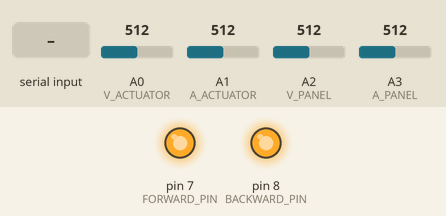
Bench run of a sketch on a simulated Arduino Uno, built with avr-gcc and run on an emulated ATmega328P. On the bench: output pins drawn as LEDs (lit = HIGH). The inputs (shaded band) are chosen by the test bench; at power-on: A0 (V_ACTUATOR) = 512, A1 (A_ACTUATOR) = 512, A2 (V_PANEL) = 512, A3 (A_PANEL) = 512. What the sketch prints to the serial monitor is not drawn.

Above: at 1.2 s.
1.3 s: "FW" received over Serial
At 3.0 s:
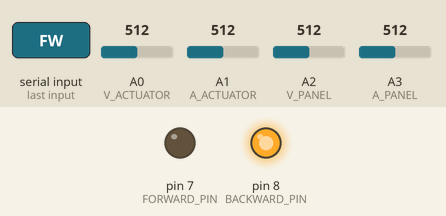
Timing chart, 0 to 5.8 s (numbered marks = the images above; inputs shaded):
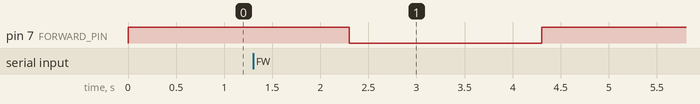

Measured:
- after the input at 1.3 s, pin 7 (FORWARD_PIN): HIGH → LOW after 1.0 s, → HIGH 2.0 s later

The sketch:

arduino_controller_2.ino
```cpp
//recieves actions from computer over serial + returns reward

static int FORWARD_PIN = 7;
static int BACKWARD_PIN = 8;

//constants for voltage divider measurement.
//These are measured from the panel voltmeter circuit
const float R1_panel = 1010000.0;
const float R2_panel = 99700.0;
const float R1_actuator = 1023000.0;
const float R2_actuator = 99500.0;
const float VREF = 4.88; //V, technically only valid if using external power source, USB power is ~4.88

float readVoltage; //V
float measuredVoltage; //V
float amps; //A
float power; //W

//analog pins for current reading
const int A_PANEL = A3;
const int V_PANEL = A2;

const int A_ACTUATOR = A1;
const int V_ACTUATOR = A0;


float netEnergyDuringTimestep; //count of net energy collected during this cycle, will be reset on query

float lastPower; //last power reading (difference of panel input - actuator consumption)
float currentPower; //current power reading

//markers to check if moving is happening
bool movingForwards;
bool movingBackwards;
bool nullAction;

//tracking time in milliseconds
unsigned long lastTime;
unsigned long currentTime;

unsigned long actionStartTime; //tracking action duration

static unsigned long actionDuration = 3000; //ms for action duration

String action;

/*
 * Converts analog pin reading to voltage.
 */
float readingToVoltage(float reading){
  return (reading*VREF)/1023;
}

/*
 * Computes voltage reading from voltage divider.
 */
float voltageDivider(float input, boolean actuator){

  if (actuator){
    return (input)*(R1_actuator + R2_actuator)/R2_actuator;
  } else {
    return (input)*(R1_panel + R2_panel)/R2_panel;
  }

}

/*
 * recieving action from serial communication
 * sends current energy count (reward), resets it to zero
 * Checking to avoid action conflicts
 */
void handleIncomingAction(){
  //check if serial is available
  if (Serial.available()){
    action = Serial.readString();
    if (action.equals("FW")){
      if (!movingForwards && !movingBackwards && !nullAction){
        actionStartTime = currentTime;
        movingForwards = true;
        digitalWrite(FORWARD_PIN, LOW);
      }
    } else if (action.equals("BW")){
      if (!movingForwards && !movingBackwards && !nullAction){
        actionStartTime = currentTime;
        movingBackwards = true;
        digitalWrite(BACKWARD_PIN, LOW);
      }

    } else if (action.equals("NA")){
      //sets the nullAction flag to true
      //establishing a separation between this method and the completion one, only that method handles transmission
      if (!movingForwards && !movingBackwards && !nullAction){
        nullAction = true;
      }
    } // else {
//      //cmd not recognized
//      //do nothing I guess
//    }

  }

}

/*
 * Checks if the action has been completed, sends final energy results
 * For now, using simple duration-based moving actions
 */
void checkActionCompletion(){
  if (nullAction){
    Serial.println("NULL ACTION COMPLETED"); //TODO: remove this debug phrase
    Serial.println(netEnergyDuringTimestep);
    netEnergyDuringTimestep = 0;
    nullAction = false;
  } else if (movingForwards && currentTime - actionStartTime >= actionDuration){
    Serial.println("FORWARD ACTION COMPLETED"); //debug phrase
    Serial.println(netEnergyDuringTimestep);
    netEnergyDuringTimestep = 0;
    movingForwards = false;
    digitalWrite(FORWARD_PIN, HIGH); //back to off
  } else if (movingBackwards && currentTime - actionStartTime >= actionDuration){
    Serial.println("BACKWARD ACTION COMPLETED"); //debug
    Serial.println(netEnergyDuringTimestep);
    netEnergyDuringTimestep = 0;
    movingBackwards = false;
    digitalWrite(BACKWARD_PIN, HIGH);
  }
}

/*
 * Updates net energy count using readings from panel and actuator
 */
void updateEnergy(){
  //get current power reading
  //actuator power will be zero unless something is happening
  currentPower = getPanelPower() - getActuatorPower();

  //compute energy consumed during this timestep
  //integral of power during this timestep approximated with trapezoids
  netEnergyDuringTimestep += 0.5*(currentPower + lastPower)*((currentTime - lastTime)/1000.0);

  lastPower = currentPower;
}

/*
 * Gets the wattage of the actuator.
 */
float getActuatorPower(){
  amps = readingToVoltage(analogRead(A_ACTUATOR));
  measuredVoltage = voltageDivider(readingToVoltage(analogRead(V_ACTUATOR)), true);
  return amps*measuredVoltage;
}

/*
 * Gets the wattage of the solar panel.
 */
float getPanelPower(){
  amps = readingToVoltage(analogRead(A_PANEL));
  measuredVoltage = voltageDivider(readingToVoltage(analogRead(V_PANEL)), false);
  return amps*measuredVoltage;
}

void setup() {
  // set pinMode to high, to prevent motion
  pinMode(FORWARD_PIN, OUTPUT);
  pinMode(BACKWARD_PIN, OUTPUT);

  digitalWrite(FORWARD_PIN, HIGH);
  digitalWrite(BACKWARD_PIN, HIGH);

  //initializing serial
  Serial.begin(9600);

  //initialize panel panel power + net energy
  netEnergyDuringTimestep = 0;
  lastPower = 0;
  currentPower = 0;

  movingForwards = false;
  movingBackwards = false;
  nullAction = false;

  currentTime = 0;
  lastTime = 0;
  actionStartTime = 0;
}


/*
 * Main loop:
 * updates energy reading
 * handles incoming actions from computer, starts motion if required
 * checks for action completion, stops action and sends current reading if so
 */
void loop() {
  //update current time
  currentTime = millis();
  //perform main loop
  updateEnergy();
  handleIncomingAction();
  checkActionCompletion();
  lastTime = currentTime;
}
```
